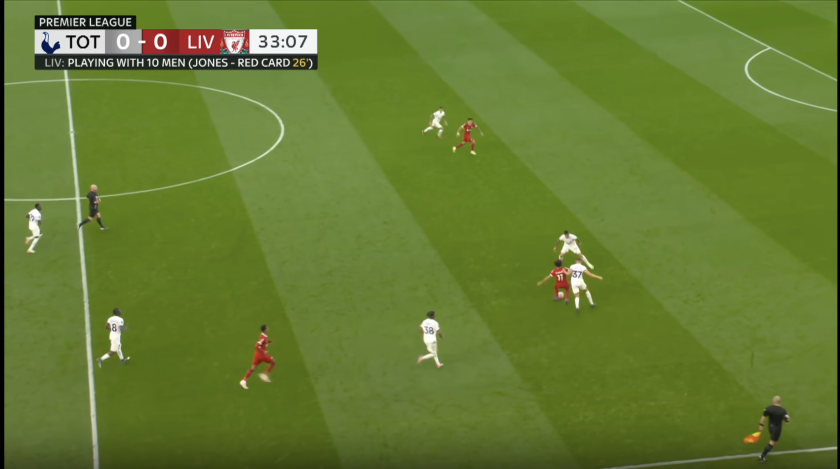
#> input picture logic/offside.png, 1680 x 938 px (shown at 1/2 size)
$ python -i detector_v4.py   (imports and definitions only)
#> lines starting #> are read from the running program, lines starting #| are printed output that depends on the picture; after the words box and inside, x2 and y2 are one past the last pixel; in counts of white or black regions, pixels touching at a corner belong together; long printed decimals are rounded
### logic/field_extractor.py
#!/usr/bin/env python3

import cv2
import sys
import numpy as np

def extract_field_mask(image_bgr, hue_range=10, morph_size=15):
    """
    Extract a binary mask of the soccer field from a BGR input image.

    Parameters:
    -----------
    image_bgr  : np.ndarray
        Input image in BGR format (as loaded by cv2.imread).
    hue_range  : int
        Half-width of the hue threshold around the peak hue.
    morph_size : int
        Size (in pixels) for morphological opening/closing.

    Returns:
    --------
    field_mask : np.ndarray
        A binary (single-channel) mask, where pixels belonging to the field are 255, others 0.
    """
    cv2.imshow("original image", image_bgr)
    # 1. Convert to HSV
    image_hsv = cv2.cvtColor(image_bgr, cv2.COLOR_BGR2HSV)

    # Split out the H, S, V channels
    hue_channel, _, _ = cv2.split(image_hsv)

    # 2. Compute a histogram of hue values (0..179 in OpenCV by default)
    hist_size = 180
    hist_range = (0, 180)
    hue_hist = cv2.calcHist([hue_channel], [0], None, [hist_size], hist_range)

    # Find the peak hue value in the histogram
    peak_hue = np.argmax(hue_hist)

    # 3. Threshold around the peak in the hue channel
    lower_hue = max(0, peak_hue - hue_range)
    upper_hue = min(179, peak_hue + hue_range)
    lower_bound = np.array([lower_hue, 0, 0], dtype=np.uint8)
    upper_bound = np.array([upper_hue, 255, 255], dtype=np.uint8)
    intermediate_mask = cv2.inRange(image_hsv, lower_bound, upper_bound)

    # 4. Morphological opening and closing to remove spurious regions
    kernel = cv2.getStructuringElement(cv2.MORPH_RECT, (morph_size, morph_size))
    # Opening removes small objects
    mask_opened = cv2.morphologyEx(intermediate_mask, cv2.MORPH_OPEN, kernel)
    # Closing fills small holes
    mask_closed = cv2.morphologyEx(mask_opened, cv2.MORPH_CLOSE, kernel)

    # 5. Find contours and keep the largest one as the field
    contours, _ = cv2.findContours(mask_closed, cv2.RETR_EXTERNAL, cv2.CHAIN_APPROX_SIMPLE)
    if not contours:
        # No contours found: return the closed mask as-is
        return mask_closed

    # Sort by area, pick the largest
    largest_contour = max(contours, key=cv2.contourArea)

    # Contour approximation
    epsilon = 0.01 * cv2.arcLength(largest_contour, True)
    approx_contour = cv2.approxPolyDP(largest_contour, epsilon, True)

    # Convex hull
    hull = cv2.convexHull(approx_contour)

    # Create a new mask for the final field region
    field_mask = np.zeros_like(mask_closed)
    cv2.fillConvexPoly(field_mask, hull, 255)

    return field_mask

### logic/detector_v4.py
#!/usr/bin/env python3

import sys
import cv2
import numpy as np


from logic.field_extractor import extract_field_mask
from sklearn.cluster import DBSCAN

def detector_v4(input_image):

    # Convert from BGR to HSV
    hsv = cv2.cvtColor(input_image, cv2.COLOR_BGR2HSV)
   # cv2.imshow("HSV", hsv)
    # Create a green mask (adjust lower_green and upper_green for your lighting)
    lower_green = (36, 25, 5)
    upper_green = (86, 255, 255)

    lower_white = (0, 0, 85)
    upper_white = (85,75, 255)

    mask_green = cv2.inRange(hsv, lower_green, upper_green)
    mask_white = cv2.inRange(hsv, lower_white, upper_white)

    field_mask = extract_field_mask(input_image)
    #cv2.imshow("Field Mask", field_mask)
    field_masked_image = cv2.bitwise_and(input_image, input_image, mask=field_mask)
    #cv2.imshow("Field Masked Image", field_masked_image)
    # Keep only the green field
    frame_masked_green = cv2.bitwise_and(input_image, input_image, mask=mask_green)
    #cv2.imshow("Frame Masked Green", frame_masked_green)
   # frame_masked_white = cv2.bitwise_and(frame_masked_green, frame_masked_green, mask=mask_white)
    #cv2.imshow("Frame Masked White", frame_masked_white)
    # Convert to grayscale
    gray = cv2.cvtColor(field_masked_image, cv2.COLOR_BGR2GRAY)
    #cv2.imshow("Gray", gray)
    # Optional simple binary threshold
    #_, thresh = cv2.threshold(gray, 127, 255, cv2.THRESH_BINARY)
    #cv2.imshow("Thresh", thresh)
    # Canny edge detection
    canny = cv2.Canny(gray, 1, 150, apertureSize=3, L2gradient=True)
    #cv2.imshow("Canny", canny)
    # Apply Hough Line Detection (Probabilistic)
    lines = cv2.HoughLinesP(
        canny,
        1,                # rho resolution
        np.pi / 180,      # theta resolution
        150,               # threshold
        minLineLength=150,
        maxLineGap=25
    )
    #cv2.imshow("Hough Lines", lines)
    # Filter out purely vertical / horizontal lines, then keep only positive-slope (red) lines
    red_lines = []
    temp = []
    if lines is not None:
        for line in lines:
            x1, y1, x2, y2 = line[0]
            # Skip purely vertical lines
            if x2 - x1 == 0:
                continue
            slope = (y2 - y1) / (x2 - x1)
            # Skip slope == 0 as well
            if slope > 0 or slope < 0:
                # Compute line length
                length = np.sqrt((x2 - x1)**2 + (y2 - y1)**2)
                red_lines.append([x1, y1, x2, y2, slope, length])
                temp.append([x1, y1, x2, y2, slope])


    # Collect intersection points here
    intersection_points = []

    # Compute pairwise intersections of lines in temp
    for i in range(len(temp)):
        for j in range(i + 1, len(temp)):
            pt = line_infinite_intersection(temp[i], temp[j])
            if pt is not None:
                print(f"Intersection of line {i} with line {j} at: {pt}")
                intersection_points.append(pt)
            else:
                print(f"Lines {i} and {j} are parallel (no intersection) or negligible distance.")

    # Exclude any intersection points with a non-negative y-value or non-finite values.
    intersection_points = [pt for pt in intersection_points if pt[1] < 0 and np.isfinite(pt[0]) and np.isfinite(pt[1])]

    print(intersection_points)
    i_points = np.array(intersection_points)
    db = DBSCAN(eps=5, min_samples=3).fit(i_points)
    labels = db.labels_
    unique_labels, counts = np.unique(labels, return_counts=True)

    max_count_label = None
    max_count = 0
    for label, count in zip(unique_labels, counts):
        if label == -1:
            continue
        if count > max_count:
            max_count_label = label
            max_count = count

    if max_count_label is None:
        print("No clusters found (all outliers)")
    else:
        cluster_points = i_points[labels == max_count_label]
        representation = np.mean(cluster_points, axis=0)
        print('the main intersection point is: ', representation)

        # ---------------------------------------------------
        # Draw a line from the "main intersection point" to
        # the bottom-center of our image
        # ---------------------------------------------------
        # Make a copy of the original or final output image
        line_from_representation = field_masked_image.copy()

        # The bottom-center coordinate (width/2, height)
        h, w = line_from_representation.shape[:2]
        bottom_x, bottom_y = w // 2, h

        # Representation may be floating-point, so cast to int
        rx, ry = int(representation[0]), int(representation[1])

        # Draw the line in green
        cv2.line(line_from_representation, (rx, ry), (bottom_x, bottom_y), (0, 255, 0), 2)
        #cv2.imshow("Intersection -> Bottom", line_from_representation)

    for pt1 in intersection_points:
        pt1_x = pt1[0]
        pt1_y = pt1[1]
        for pt2 in intersection_points:
            pt2_x = pt2[0]
            pt2_y = pt2[1]
            if abs(pt1_x - pt2_x)  and pt1_y == pt2_y:
                print(f"Duplicate intersection point found: {pt1}")

    return representation

def line_infinite_intersection(l1, l2):
    """
    Return the intersection (x, y) of the INFINITE lines defined by l1 and l2,
    or None if they are parallel or effectively 'next to each other.'

    Each line is [x1, y1, x2, y2, slope].
    """
    x1, y1, x2, y2, m1 = l1
    x3, y3, x4, y4, m2 = l2

    # Convert each line to Ax + By = C form
    A1 = y2 - y1
    B1 = x1 - x2
    C1 = A1 * x1 + B1 * y1

    A2 = y4 - y3
    B2 = x3 - x4
    C2 = A2 * x3 + B2 * y3

    determinant = A1 * B2 - A2 * B1

    # If determinant ~ 0, lines are parallel or coincident

    print(abs(m1 - m2))
    print(abs(x1-x3))
    # Compute intersection for infinite (unbounded) lines
    x_int = (B2 * C1 - B1 * C2) / determinant
    y_int = (A1 * C2 - A2 * C1) / determinant
    return (x_int, y_int)


'''
def main():
    """
    Command-line entry point so you can run:
        python3 detector_v4.py offside.png
    This will run detector_v4() on the supplied image,
    display the detected lines, and print their intersections.
    """
    if len(sys.argv) < 2:
        print("Usage: python3 detector_v4.py <path_to_image>")
        sys.exit(1)

    image_path = sys.argv[1]
    image = cv2.imread(image_path)

    if image is None:
        print(f"Could not load image from {image_path}")
        sys.exit(1)

    # lines now contains exactly two lines (or fewer if top-25% < 2 lines)
    lines = detector_v4(image)
    print(f"Detected {len(lines)} final line(s) and  intersection points total.")

    # Draw lines
    output = image.copy()
    for (x1, y1, x2, y2, slope) in lines:
        color = (0, 0, 255)  # red
        cv2.line(output, (x1, y1), (x2, y2), color, 1)

    cv2.imshow("detector_v4 - final lines", output)
    print("Press any key to close.")
    cv2.waitKey(0)
    cv2.destroyAllWindows()
hhelloo

if __name__ == "__main__":
    main()
'''

>>> import cv2
>>> picture = cv2.imread('offside.png')
#> picture is the input picture: shape (938, 1680, 3); mean B, G, R 49.9, 123, 100.9
>>> result = detector_v4(picture)
#> in detector_v4, `hsv = cv2.cvtColor(input_image, cv2.COLOR_BGR2HSV)`: hsv: shape (938, 1680, 3); mean H, S, V 39.7, 154.5, 123.9
#> in detector_v4, `mask_green = cv2.inRange(hsv, lower_green, upper_green)`:
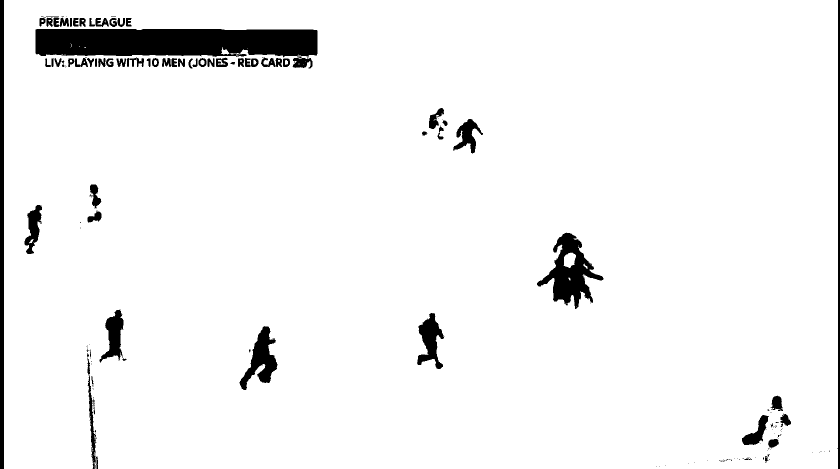
#> mask_green: shape (938, 1680) (shown at 1/2 size); 95.2% white; 166 black regions (92 under 20 px), largest, box (x1, y1, x2, y2) and area: (71, 58, 635, 116) 29299, (1074, 465, 1207, 618) 8105, (0, 0, 8, 938) 7504
#> in detector_v4, `mask_white = cv2.inRange(hsv, lower_white, upper_white)`:
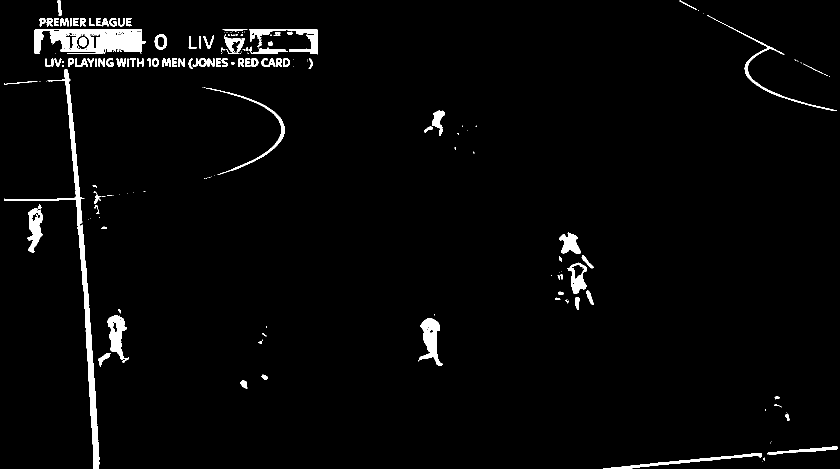
#> mask_white: shape (938, 1680) (shown at 1/2 size); 2.6% white; 198 white regions (98 under 20 px), largest, box (x1, y1, x2, y2) and area: (8, 139, 199, 938) 8134, (69, 58, 291, 108) 7390, (837, 636, 886, 732) 2174
#> in extract_field_mask, `hue_channel, _, _ = cv2.split(image_hsv)`:
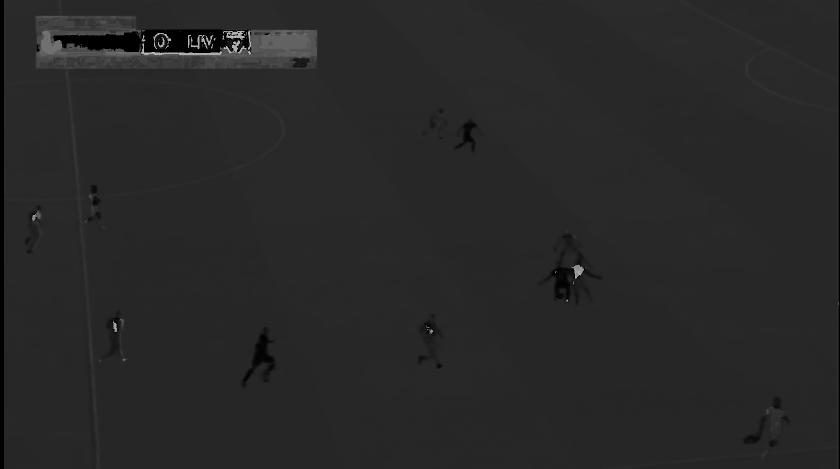
#> hue_channel: shape (938, 1680) (shown at 1/2 size); min 0, max 179, mean 39.7
#> in extract_field_mask, `hue_hist = cv2.calcHist([hue_channel], [0], None, [hist_size], hist_ra..`: hue_hist = 180 values, max 454390 at index 39, min 0 at index 59, mean 8754.7
#> in extract_field_mask, `peak_hue = np.argmax(hue_hist)`: peak_hue = 39
#> in extract_field_mask, `lower_hue = max(0, peak_hue - hue_range)`: lower_hue = 29
#> in extract_field_mask, `upper_hue = min(179, peak_hue + hue_range)`: upper_hue = 49
#> in extract_field_mask, `lower_bound = np.array([lower_hue, 0, 0], dtype=np.uint8)`: lower_bound = [29, 0, 0]
#> in extract_field_mask, `upper_bound = np.array([upper_hue, 255, 255], dtype=np.uint8)`: upper_bound = [49, 255, 255]
#> in extract_field_mask, `intermediate_mask = cv2.inRange(image_hsv, lower_bound, upper_bound)`: intermediate_mask: shape (938, 1680); 95.1% white; 161 black regions (115 under 20 px), largest, box (x1, y1, x2, y2) and area: (70, 30, 635, 139) 48775, (0, 0, 8, 938) 7504, (1675, 0, 1680, 938) 4686
#> in extract_field_mask, `mask_opened = cv2.morphologyEx(intermediate_mask, cv2.MORPH_OPEN, kern..`: mask_opened: shape (938, 1680); 94.7% white; 44 black regions (18 under 20 px), largest, box (x1, y1, x2, y2) and area: (70, 30, 635, 370) 50237, (0, 0, 8, 938) 7504, (1078, 463, 1204, 611) 5986
#> in extract_field_mask, `mask_closed = cv2.morphologyEx(mask_opened, cv2.MORPH_CLOSE, kernel)`:
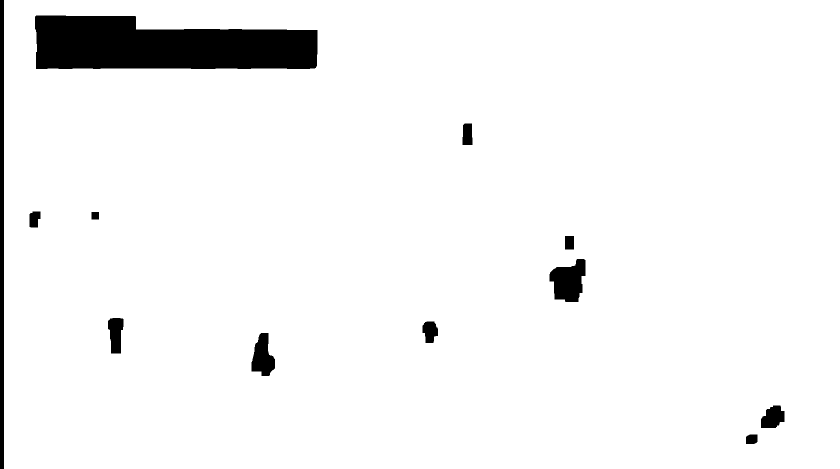
#> mask_closed: shape (938, 1680) (shown at 1/2 size); 95.5% white; 12 black regions, largest, box (x1, y1, x2, y2) and area: (70, 31, 635, 138) 49558, (0, 0, 8, 938) 7504, (1099, 518, 1171, 604) 4311
#> in extract_field_mask, `contours, _ = cv2.findContours(mask_closed, cv2.RETR_EXTERNAL, cv2.CHA..`: contours = [[[8, 0], [8, 937], [1679, 937], [1679, 0]]]
#> in extract_field_mask, `largest_contour = max(contours, key=cv2.contourArea)`: largest_contour = [[8, 0], [8, 937], [1679, 937], [1679, 0]]
#> in extract_field_mask, `epsilon = 0.01 * cv2.arcLength(largest_contour, True)`: epsilon = 52.16
#> in extract_field_mask, `approx_contour = cv2.approxPolyDP(largest_contour, epsilon, True)`: approx_contour = [[8, 0], [8, 937], [1679, 937], [1679, 0]]
#> in extract_field_mask, `hull = cv2.convexHull(approx_contour)`: hull = [[1679, 0], [1679, 937], [8, 937], [8, 0]]
#> in extract_field_mask, `cv2.fillConvexPoly(field_mask, hull, 255)`: field_mask: shape (938, 1680); 99.5% white; 1 black region, box (x1, y1, x2, y2) and area: (0, 0, 8, 938) 7504
#> in detector_v4, `gray = cv2.cvtColor(field_masked_image, cv2.COLOR_BGR2GRAY)`:
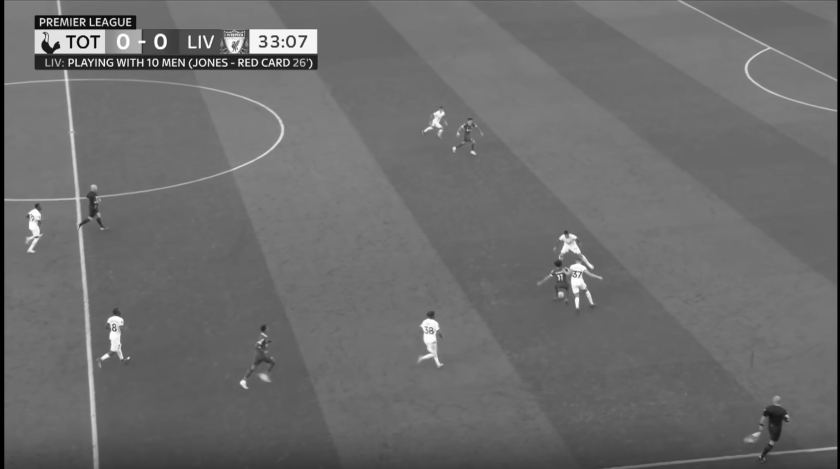
#> gray: shape (938, 1680) (shown at 1/2 size); min 0, max 255, mean 108
#> in detector_v4, `canny = cv2.Canny(gray, 1, 150, apertureSize=3, L2gradient=True)`:
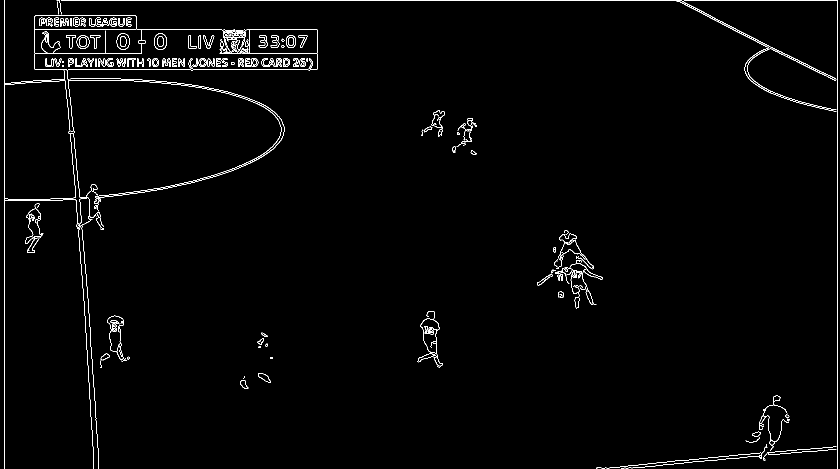
#> canny: shape (938, 1680) (shown at 1/2 size); 1.5% white in thin lines or dots
#> in detector_v4, `lines = cv2.HoughLinesP( canny, 1,`: lines = 22 rows, first 6: [113, 1, 1674, 1], [8, 937, 8, 0], [1674, 937, 1674, 0], [70, 139, 633, 139], [69, 58, 442, 58], [70, 107, 282, 107]
#> the loop in detector_v4, `for line in lines:` made 22 passes
#> (x1, y1, x2, y2, slope, length) on passes 7, 8, 9, 11, 14, 15, 18, 19: (135, 140, 155, 361, 11.05, 221.9), (171, 540, 194, 869, 14.3, 329.8), (131, 167, 161, 514, 11.57, 348.3), (1365, 3, 1640, 143, 0.509, 308.6), (1318, 924, 1672, 893, -0.0876, 355.4), (1357, 3, 1619, 136, 0.508, 293.8), (153, 424, 169, 613, 11.81, 189.7), (1318, 930, 1553, 909, -0.0894, 235.9)
#> (x1, y1, x2, y2, slope) on passes 1, 4, 5, 6, 10, 12: (113, 1, 1674, 1, 0), (70, 139, 633, 139, 0), (69, 58, 442, 58, 0), (70, 107, 282, 107, 0), (69, 117, 635, 117, 0), (71, 30, 270, 30, 0)
#> after the loop in detector_v4, `for line in lines:`: red_lines = 8 items; temp = [[135, 140, 155, 361, 11.05], [171, 540, 194, 869, 14.3], [131, 167, 161, 514, 11.57], [1365, 3, 1640, 143, 0.509], [1318, 924, 1672, 893, -0.0876], [1357, 3, 1619, 136, 0.508], [153, 424, 169, 613, 11.81], [1318, 930, 1553, 909, -0.0894]]
#> the loop in detector_v4, `for i in range(len(temp)):` made 8 passes
#> (printed output is left out)
#> after the loop in detector_v4, `for i in range(len(temp)):`: intersection_points = 28 pairs, first value -6.81 to 4667.9, second value -1427 to 1421.7
#> in detector_v4, `intersection_points = [pt for pt in intersection_points if pt[1] < 0 a..`: intersection_points = [(-6.81, -1427), (62.6, -660), (63.16, -653.8), (41.39, -894.4), (88.01, -647.1), (88.44, -641), (59.36, -661.7), (59.89, -655.5), (61.17, -660.8), (61.69, -654.5)]
#| [(-6.806, -1426.961), (62.598, -660.041), (63.163, -653.795), (41.393, -894.352), (88.011, -647.103), (88.440, -640.964), (59.355, -661.692), (59.894, -655.454), (61.168, -660.769), (61.695, -654.540)]
#> in detector_v4, `i_points = np.array(intersection_points)`: i_points = [[-6.81, -1427], [62.6, -660], [63.16, -653.8], [41.39, -894.4], [88.01, -647.1], [88.44, -641], [59.36, -661.7], [59.89, -655.5], [61.17, -660.8], [61.69, -654.5]]
#> in detector_v4, `labels = db.labels_`: labels = [-1, 0, 1, -1, -1, -1, 0, 1, 0, 1]
#> in detector_v4, `unique_labels, counts = np.unique(labels, return_counts=True)`: unique_labels = [-1, 0, 1]; counts = [4, 3, 3]
#> the loop in detector_v4, `for label, count in zip(unique_labels, counts):` made 3 passes
#> (count, max_count_label, max_count) on pass 2: (3, 0, 3)
#> count on passes 1, 3: 4, 3
#> after the loop in detector_v4, `for label, count in zip(unique_labels, counts):`: max_count = 3; max_count_label = 0
#> in detector_v4, `cluster_points = i_points[labels == max_count_label]`: cluster_points = [[62.6, -660], [59.36, -661.7], [61.17, -660.8]]
#> in detector_v4, `representation = np.mean(cluster_points, axis=0)`: representation = [61.04, -660.8]
#| the main intersection point is:  [  61.040 -660.834]
#> in detector_v4, `rx, ry = int(representation[0]), int(representation[1])`: rx = 61; ry = -660
#> in detector_v4, `cv2.line(line_from_representation, (rx, ry), (bottom_x, bottom_y), (0,..`:
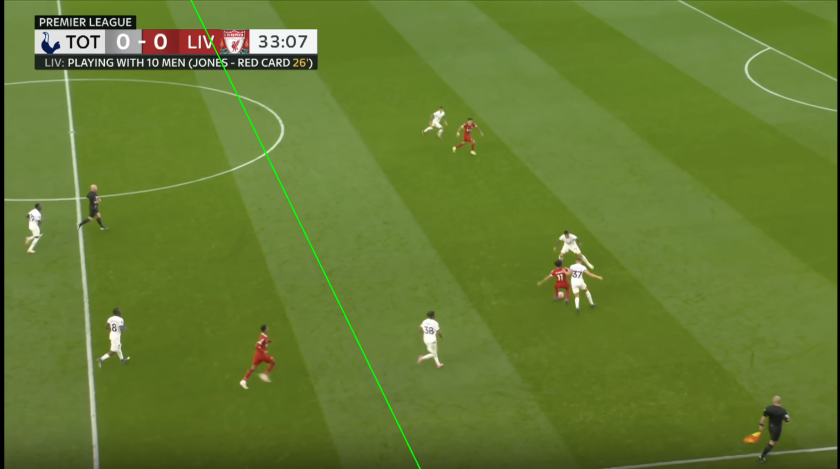
#> line_from_representation: shape (938, 1680, 3) (shown at 1/2 size); mean B, G, R 49.7, 123.3, 100.7
#> the loop in detector_v4, `for pt1 in intersection_points:` made 10 passes
#> result = [61.04, -660.8]
